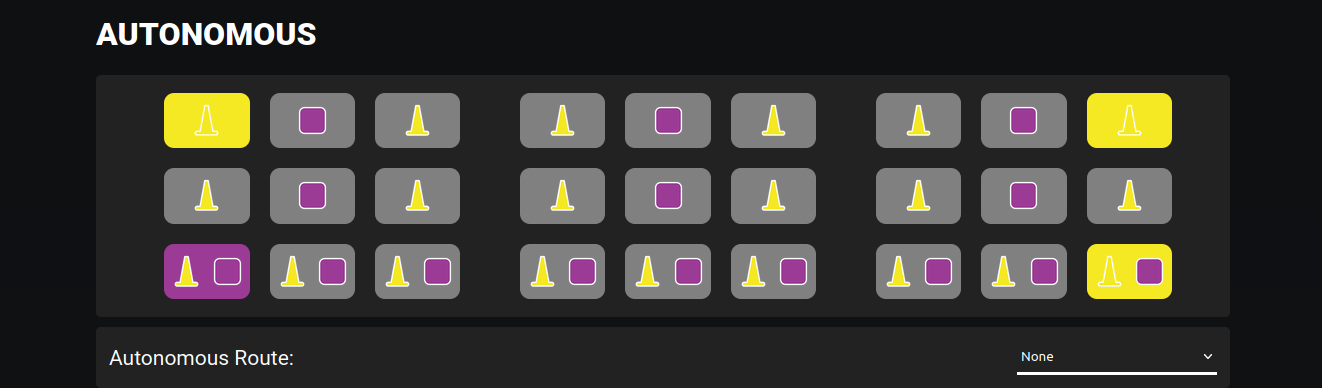
#> input picture img.png, 1322 x 388 px
$ python rotateImage.py img.png
#> lines starting #> are read from the running program, lines starting #| are printed output that depends on the picture
from PIL import Image
from django.conf import settings
import sys
import os


path = os.path.join(os.curdir, str(sys.argv[1]))
colorImage = Image.open(path)
#> colorImage is the input picture: PIL image 1322x388 RGB; mean R, G, B 58.1, 55.8, 52.1
transposed = colorImage.transpose(Image.ROTATE_90)
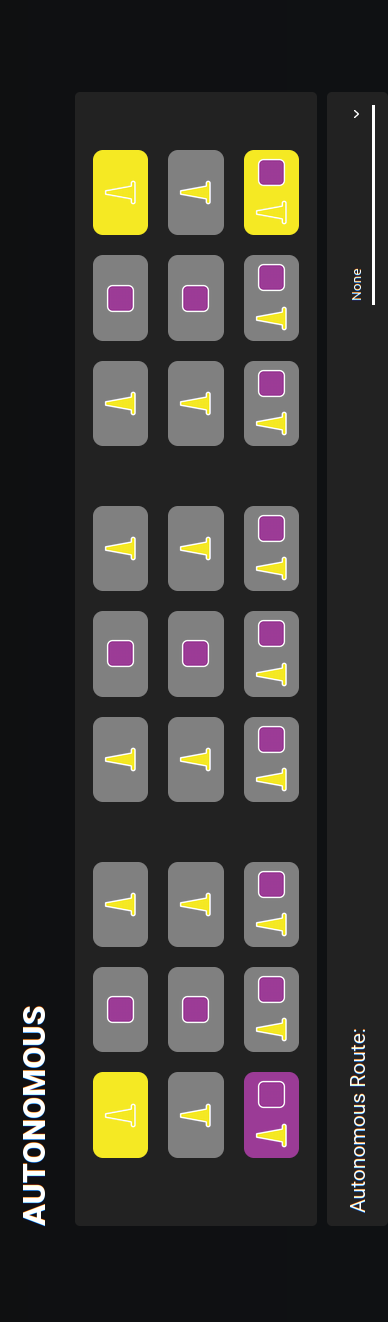
#> transposed: PIL image 388x1322 RGB; mean R, G, B 58.1, 55.8, 52.1
transposed.save(path, "PNG")
